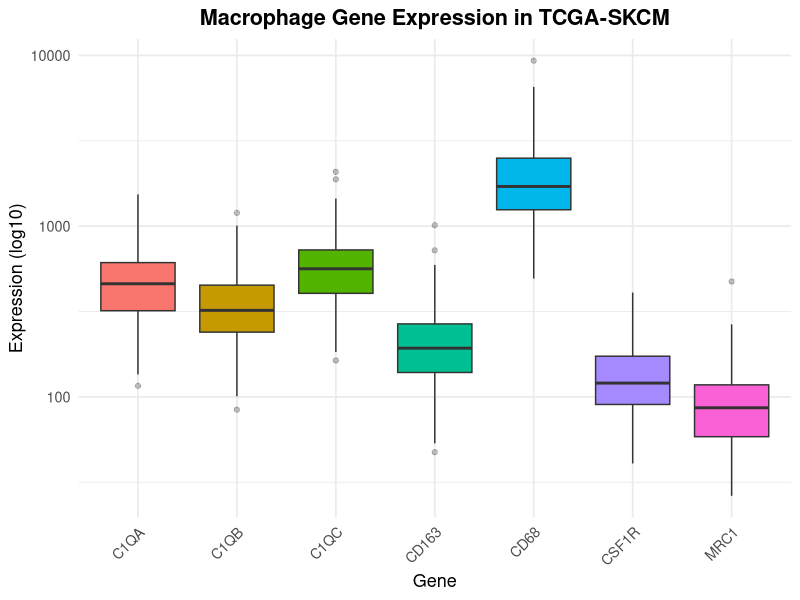
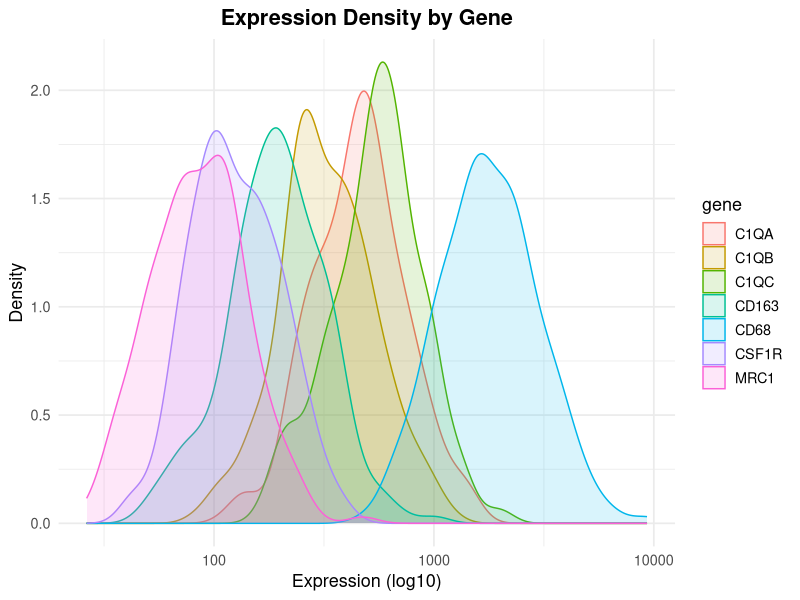
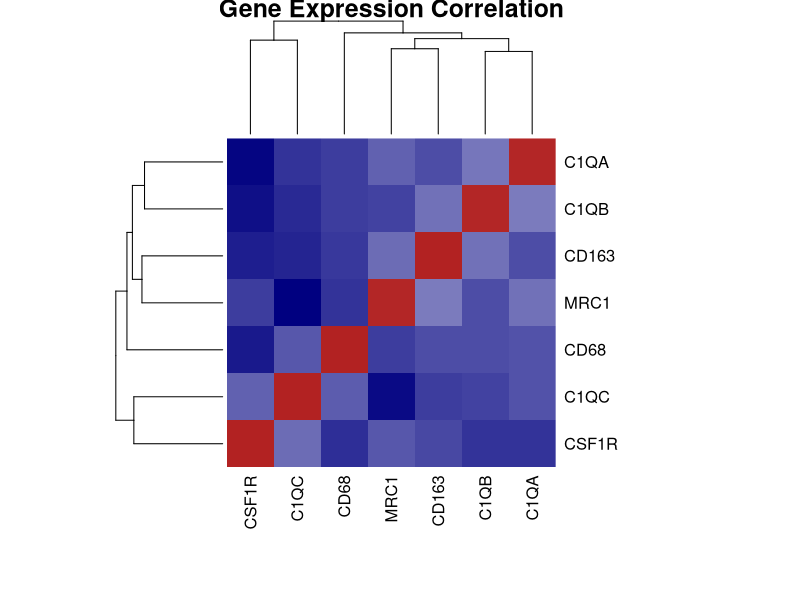
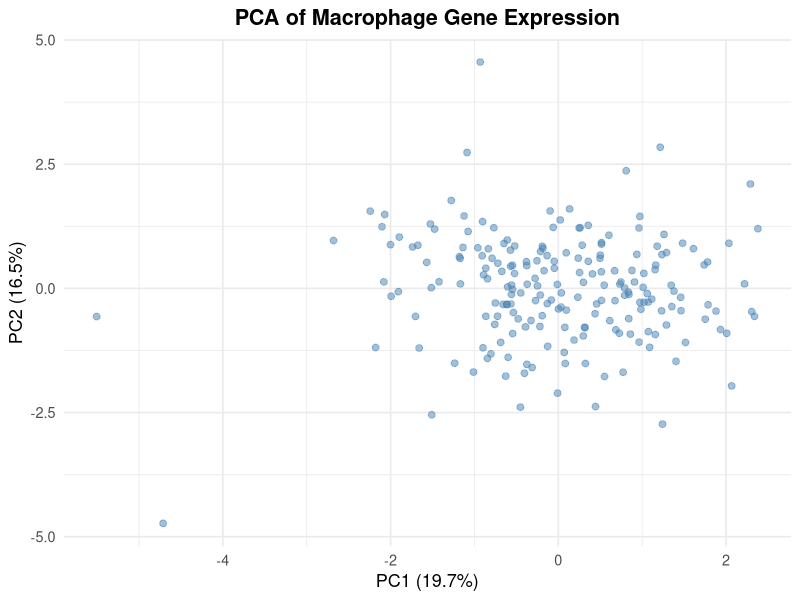

Reproduce these figures in R, in order.
## ---- chunk 1
library(ggplot2)
library(reshape2)
expr <- read.csv("data/sample_expression.csv", check.names = FALSE)
expr_long <- melt(expr, id.vars = "gene", variable.name = "sample", value.name = "expression")
expr_long$expression <- as.numeric(as.character(expr_long$expression))
expr_matrix <- as.matrix(expr[, -1])
rownames(expr_matrix) <- expr[, 1]
cor_mat <- cor(t(expr_matrix))

stats <- sapply(unique(expr_long$gene), function(g) {
  v <- expr_long$expression[expr_long$gene == g]
  c(Mean = round(mean(v), 2), Median = round(median(v), 2),
    SD = round(sd(v), 2), Min = round(min(v), 2), Max = round(max(v), 2))
})

# PCA
expr_t <- t(expr_matrix)
pca <- prcomp(expr_t, scale. = TRUE)
pca_df <- as.data.frame(pca$x[, 1:2])
pca_df$sample <- rownames(pca_df)
## ---- chunk 2
cat("Genes:", nrow(expr), "| Samples:", ncol(expr) - 1, "| Tumor: TCGA-SKCM\n")
cat("Analysis: 7 macrophage-related genes\n")
## ---- chunk 3
knitr::kable(t(stats), digits = 2, caption = "Expression Summary (Normalized Counts)")
## ---- chunk 4
ggplot(expr_long, aes(x = gene, y = expression, fill = gene)) +
  geom_boxplot(outlier.alpha = 0.3) +
  scale_y_log10() +
  theme_minimal(base_size = 13) +
  labs(title = "Macrophage Gene Expression in TCGA-SKCM",
       x = "Gene", y = "Expression (log10)") +
  theme(legend.position = "none",
        plot.title = element_text(face = "bold", hjust = 0.5),
        axis.text.x = element_text(angle = 45, hjust = 1))
## ---- chunk 5
ggplot(expr_long, aes(x = expression, color = gene, fill = gene)) +
  geom_density(alpha = 0.15) +
  scale_x_log10() +
  theme_minimal(base_size = 13) +
  labs(title = "Expression Density by Gene", x = "Expression (log10)", y = "Density") +
  theme(plot.title = element_text(face = "bold", hjust = 0.5))
## ---- chunk 6
heatmap(cor_mat,
        col = colorRampPalette(c("navy", "white", "firebrick"))(100),
        main = "Gene Expression Correlation",
        cexRow = 1.2, cexCol = 1.2, margins = c(8, 8))
## ---- chunk 7
var_exp <- round(summary(pca)$importance[2, 1:2] * 100, 1)
ggplot(pca_df, aes(x = PC1, y = PC2)) +
  geom_point(size = 2, alpha = 0.5, color = "steelblue") +
  theme_minimal(base_size = 13) +
  labs(title = "PCA of Macrophage Gene Expression",
       x = paste0("PC1 (", var_exp[1], "%)"),
       y = paste0("PC2 (", var_exp[2], "%)")) +
  theme(plot.title = element_text(face = "bold", hjust = 0.5))
## ---- chunk 8
cor_df <- melt(cor_mat)
names(cor_df) <- c("Gene1", "Gene2", "Correlation")
cor_df <- cor_df[cor_df$Gene1 != cor_df$Gene2, ]
cor_df <- cor_df[order(-abs(cor_df$Correlation)), ]
knitr::kable(head(cor_df, 10), digits = 3, caption = "Top 10 Correlated Pairs")
## ---- chunk 9
cat("Findings:\n")
cat("1. CD68 shows highest expression, consistent with its role as a pan-macrophage marker.\n")
cat("2. Complement genes (C1QA, C1QB, C1QC) are strongly correlated, forming the C1 complex.\n")
cat("3. CD163 and MRC1 (M2 macrophage markers) show moderate positive correlation.\n")
cat("4. PC1 captures the overall expression level across genes.\n")
cat("5. Expression variability is highest for CD68 and lowest for CSF1R.\n")
